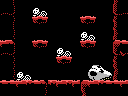

Rendered tile map (Tiled .tmx) drawn with the repository's tilesets; below, a short description and the full map source, tile grids included:
An orthogonal 16x12 tile map with 8x8 px tiles, 1 tile layer (Tile Layer 1) and 9 objects (item, big-item, breakable-left, breakable-right, breakable-down, ...).

<map version="1.0" orientation="orthogonal" renderorder="right-down" width="16" height="12" tilewidth="8" tileheight="8" nextobjectid="15">
 <properties>
  <property name="up" value="hole" />
 </properties>
 <tileset firstgid="1" name="tiles" tilewidth="8" tileheight="8" tilecount="256" columns="16">
  <image source="tiles.png" width="128" height="128" />
 </tileset>
 <layer name="Tile Layer 1" width="16" height="12">
  <data encoding="csv">
118,126,1,1,1,1,1,1,1,1,1,1,1,1,123,118,
254,144,1,1,115,116,1,1,1,1,1,1,1,1,145,254,
118,252,1,1,152,156,1,1,1,1,152,156,1,1,251,118,
118,126,1,1,1,1,1,1,1,1,1,1,1,1,251,118,
118,127,1,1,1,1,1,1,1,1,115,116,1,1,123,118,
247,121,1,1,152,156,1,1,1,1,152,156,1,1,117,120,
254,144,1,1,1,1,1,115,116,1,1,1,1,1,145,147,
118,252,1,1,1,1,1,152,156,1,1,1,1,1,251,118,
118,127,1,1,1,1,1,1,1,1,1,173,174,175,124,118,
118,127,115,116,1,1,1,1,1,1,1,189,190,191,123,118,
120,120,247,119,120,121,119,247,119,247,117,247,119,120,120,247,
118,118,118,118,118,252,118,118,118,118,124,118,118,118,118,118
</data>
 </layer>
 <objectgroup name="objects">
  <object id="2" type="item" x="56" y="40" width="16" height="16" />
  <object id="3" type="big-item" x="80" y="56" width="32" height="24" />
  <object id="5" type="breakable-left" x="0" y="16" width="16" height="24" />
  <object id="7" type="breakable-right" x="112" y="16" width="16" height="24" />
  <object id="8" type="breakable-down" x="48" y="80" width="32" height="16" />
  <object id="10" type="door-left" x="0" y="56" width="16" height="24" />
  <object id="12" type="door-right" x="112" y="56" width="16" height="24" />
  <object id="13" type="door-down" x="48" y="80" width="32" height="16" />
  <object id="14" type="4x4-item" x="16" y="48" width="32" height="32" />
 </objectgroup>
</map>
